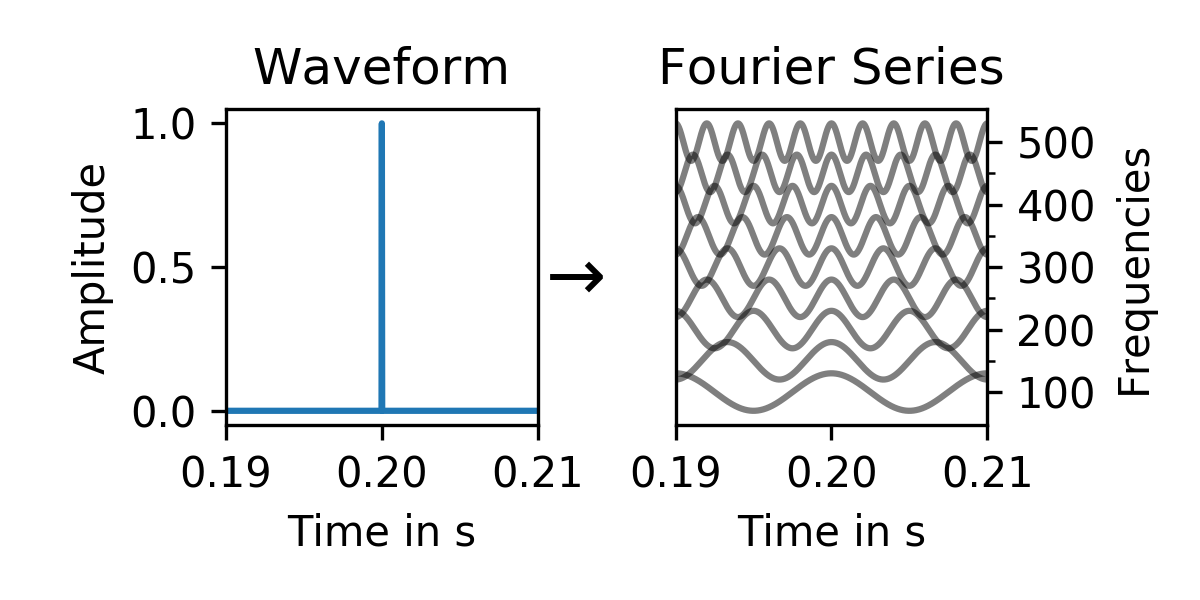

Recreate this plot in Python.
from matplotlib import pyplot
import numpy
import signals
import scipy.signal

fig, (ax1, ax2) = pyplot.subplots(ncols=2, sharex=True, figsize=[4, 2])

samplerate = 48000
blocksize = 2048
hopsize = 128

signal = numpy.zeros(samplerate) + 1e-10
signal[int(samplerate * 0.2)] = 1

time = numpy.arange(samplerate)/samplerate
ax1.plot(time, signal)
ax1.set(xlim=[0.19, 0.21])
ax1.set(ylabel='Amplitude', xlabel='Time in s', title='Waveform')

for idx, f in enumerate(numpy.arange(100, 550, 50)):
    ax2.plot(time, 0.03*numpy.cos(time*numpy.pi*2*f + numpy.pi*2*f*0.2)+idx/20, color='black', alpha=0.5)

ax2.set(xlim=[0.19, 0.21])
ax2.set(ylabel='Frequencies', xlabel='Time in s', title='Fourier Series')
ax2.set(yticks=numpy.arange(0, 0.45, 0.1), yticklabels=numpy.arange(100, 550, 100))
ax2.set_yticks(numpy.arange(0, 0.45, 0.05), minor=True)
ax2.yaxis.tick_right()
ax2.yaxis.set_label_position("right")

ax1.annotate("→", (0.48, 0.5), xycoords='figure fraction',
             horizontalalignment='center', fontsize='xx-large')

fig.tight_layout()

fig.savefig(__file__[:-3] + '.png', dpi=300)
